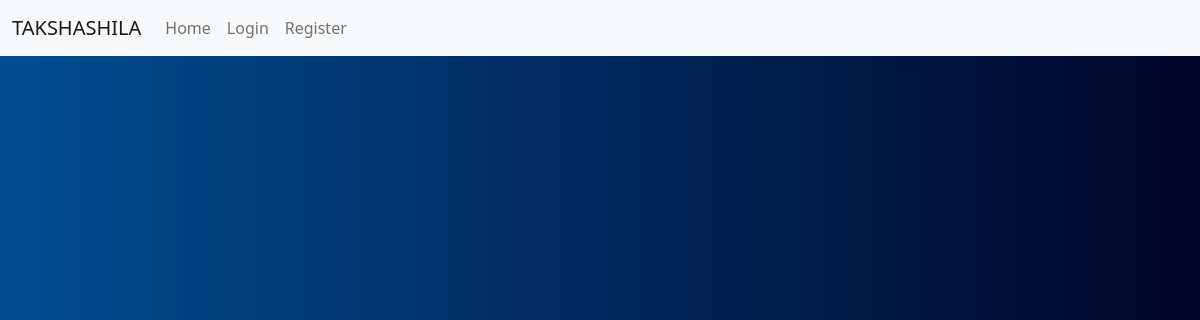
The page /classes/assignments/3cs3-05 on the database as committed earlier.
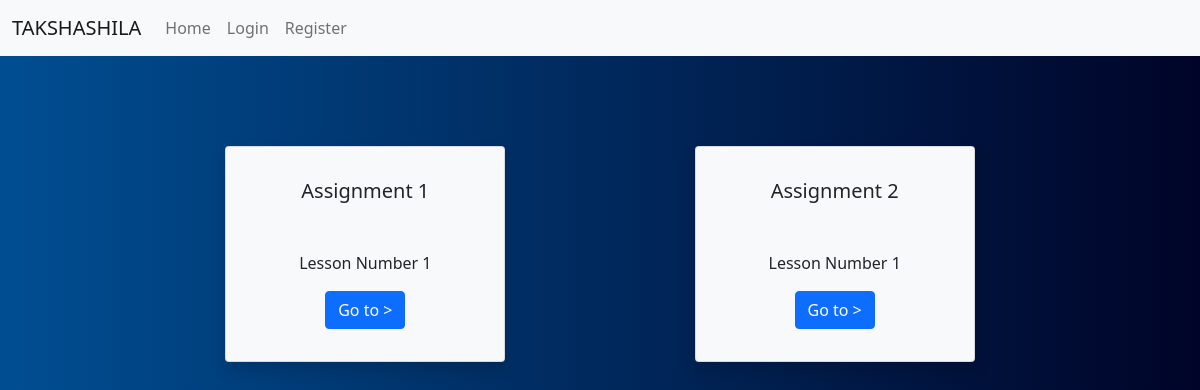
The same page on the database as committed later.
### classes/models.py (models this page shows, shortened)
class Assignment(models.Model):
    assignment_id = models.CharField(max_length=100,unique=True)
    branch = models.ForeignKey(Branch, on_delete=models.CASCADE)
    semester = models.ForeignKey(Semester, on_delete=models.CASCADE)
    subject = models.ForeignKey(Subject, on_delete=models.CASCADE, related_name='assignment')
    created_by = models.ForeignKey(User,on_delete=models.CASCADE)
    created_at = models.DateTimeField(auto_now_add=True)
    name = models.CharField(max_length=250)
    position = models.PositiveSmallIntegerField(verbose_name="Assignment Number")
    slug = models.SlugField(null=True, blank=True)
    file = models.FileField(upload_to=assignment_files,verbose_name="Files", blank=True,null=True)

### classes/views.py (the view)
# urls.py: path('assignments/<slug:slug>',views.AssignmentListView.as_view(), name='assignment_list'),
class AssignmentListView(DetailView):
    context_object_name = 'Subject'
    model = Subject
    template_name = 'classes/assignment_list_view.html'

### classes/templates/classes/assignment_list_view.html (shortened to what this page needs)
{% extends 'index.html' %}
{% block content %}
<div class="card-views row">
{% for assignment in Subject.assignment.all %}
    <div class="card text-center text-dark bg-light col-md-3 col-sm-5 shadow p-3 mb-5 mx-1 px-4">
        <div class="card-body">
            <h5 class="card-title mb-5">{{assignment.name}}</h5>
            <p class="card-text">Lesson Number {{assignment.position}}</p>
            <a href="{% url 'classes:assignment_detail' subject=Subject.slug slug=assignment.slug %}" class="btn btn-primary">Go to ></a>
        </div>
    </div>
{%endfor%}
</div>
{% endblock %}

### templates/index.html (shortened to what this page needs)
<!DOCTYPE html>
<html lang="en">
<head>
    <link href="https://cdn.jsdelivr.net/npm/bootstrap@5.0.0-beta1/dist/css/bootstrap.min.css" rel="stylesheet">
</head>
<body>
        <nav class="navbar sticky-top navbar-expand-lg navbar-light bg-light">
            <div class="container-fluid">
              <a class="navbar-brand" href="#">TAKSHASHILA</a>
              <div class="collapse navbar-collapse" id="navbarNav">
                <ul class="navbar-nav">
                  <li class="nav-item">
                    <a class="nav-link" href="{% url 'index' %}">Home</a>
                  </li>
                  <li class="nav-item">
                    {% if user.is_authenticated %}
                        <a class="nav-link" href="{% url 'logout' %}">Logout</a>
                    {% else %}
                        <a class="nav-link" href="{% url 'login' %}">Login</a>
                    {% endif %}
                  </li>
                  {% if not user.is_authenticated %}
                    <li class="nav-item">
                      <a class="nav-link" href="{% url 'register' %}">Register</a>
                    </li>
                  {% endif %}
                </ul>
              </div>
            </div>
          </nav>
    <div class="container-xl">
      <div class="content">
        {% block content %}{% endblock %}
      </div>
    </div>
</body>
</html>

### templates/index.html (style rules this page uses)
body { background: #000428; background: -webkit-linear-gradient(to right, #004e92, #000428); background: linear-gradient(to right, #004e92, #000428); }
.content { position: relative; width: 100%; min-height: 80vh; margin-top: 50px; padding: 20px 10px 20px 10px; }
.card-views { display: flex; justify-content: space-evenly; flex-direction: row; flex-wrap: wrap; text-align: center; margin-top: 20px; }

Rows that differ between the two databases and show on the page:
added Assignment: name "Assignment 1", position "1"
added Assignment: name "Assignment 2", position "1"
